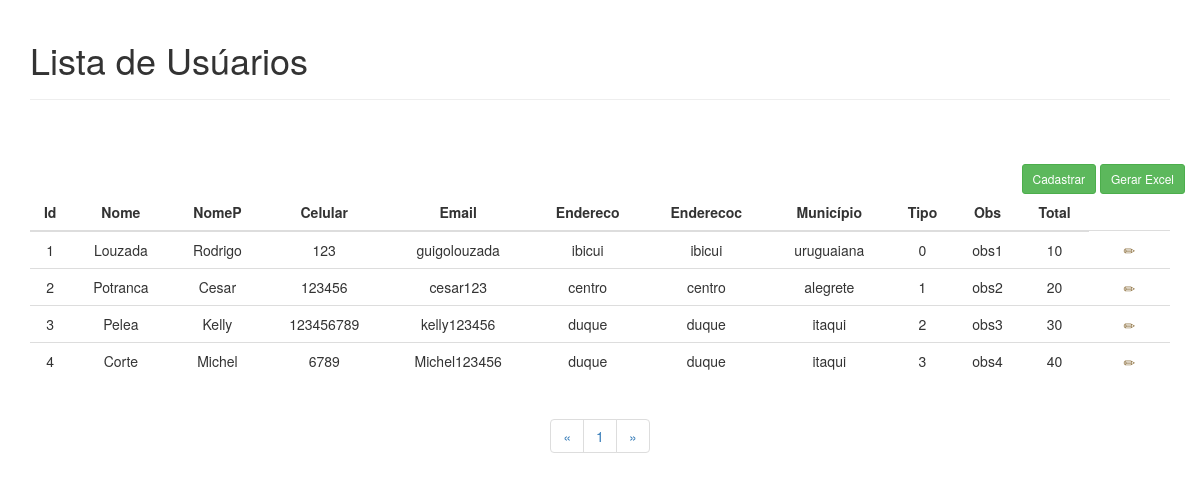
The app's page /listar_usuario.php with its own data.
### tables this page shows
CREATE TABLE IF NOT EXISTS `usuarios` (
  `id` int(11) NOT NULL,
  `nome` varchar(220) NOT NULL,
  `nomep` varchar(220) NOT NULL,
  `celular` int(11) NOT NULL,
  `email` varchar(220) NOT NULL,
  `endereco` varchar(220) NOT NULL,
  `enderecoc` varchar(220) NOT NULL,
  `municipio` varchar(220) NOT NULL,
  `tipo` int(5) NOT NULL,
  `obs` varchar(220) NOT NULL,
  `total` varchar(220) NOT NULL
);

### listar_usuario.php (the view, shortened to what this page needs)
 <?php
	include_once('conexao.php');
 ?>
<!DOCTYPE html>
<html lang="pt-br">
	<head>
		<link href="css/bootstrap.min.css" rel="stylesheet">
	<head>
	<body>
		<?php
			$pagina=(isset($_GET['pagina'])) ? $_GET['pagina'] : 1;
			$result_dados_pessoais = "SELECT * FROM usuarios";
			$resultado_dados_pessoais = mysqli_query($conn, $result_dados_pessoais);
			$total_dados_pessoais = mysqli_num_rows($resultado_dados_pessoais);
			$quantidade_pg = 20;
			$num_pagina = ceil($total_dados_pessoais/$quantidade_pg);
			$inicio = ($quantidade_pg*$pagina)-$quantidade_pg;
			$result_dados_pessoais = "SELECT * FROM usuarios limit $inicio, $quantidade_pg";
			$resultado_dados_pessoais = mysqli_query($conn , $result_dados_pessoais);
		?>
		<div class="container theme-showcase" role="main">
			<div class="page-header">
				<h1>Lista de Usúarios</h1>
			</div>
			<div class="dropdown">
				<span class="glyphicon glyphicon-cog btn-lg text-success" id="dropdownMenu1" data-toggle="dropdown" aria-haspopup="true" aria-expanded="true"></span>
			</div>
			<div class="row espaco">
				<div class="pull-right">
					<a href="index.php"><button type='button' class='btn btn-sm btn-success'>Cadastrar</button></a>
					<a href="gerarPlanilhaExecel.php"><button type='button' class='btn btn-sm btn-success'>Gerar Excel</button></a>
				</div>
			</div>
			<div class="row">
				<div class="col-md-12">
					<table class="table">
						<thead>
							<tr>
								<th class="text-center">Id</th>
								<th class="text-center">Nome</th>
								<th class="text-center">NomeP</th>
								<th class="text-center">Celular</th>
								<th class="text-center">Email</th>
								<th class="text-center">Endereco</th>
								<th class="text-center">Enderecoc</th>
								<th class="text-center">Município</th>
								<th class="text-center">Tipo</th>
								<th class="text-center">Obs</th>
								<th class="text-center">Total</th>
							</tr>
						</thead>
						<tbody>
							<?php while($row_dados_pessoais = mysqli_fetch_assoc($resultado_dados_pessoais)){?>
								<tr>
									<td class="text-center"><?php echo $row_dados_pessoais["id"]; ?></td>
									<td class="text-center"><?php echo $row_dados_pessoais["nome"]; ?></td>
									<td class="text-center"><?php echo $row_dados_pessoais["nomep"]; ?></td>
									<td class="text-center"><?php echo $row_dados_pessoais["celular"]; ?></td>
									<td class="text-center"><?php echo $row_dados_pessoais["email"]; ?></td>
									<td class="text-center"><?php echo $row_dados_pessoais["endereco"]; ?></td>
									<td class="text-center"><?php echo $row_dados_pessoais["enderecoc"]; ?></td>
									<td class="text-center"><?php echo $row_dados_pessoais["municipio"]; ?></td>
									<td class="text-center"><?php echo $row_dados_pessoais["tipo"]; ?></td>
									<td class="text-center"><?php echo $row_dados_pessoais["obs"]; ?></td>
									<td class="text-center"><?php echo $row_dados_pessoais["total"]; ?></td>
									<td class="text-center">
										<a href="#">
											<span class="glyphicon glyphicon-eye-open text-primary" aria-hidden="true"></span>
										</a>
										<a href="#">
											<span class="glyphicon glyphicon-pencil text-warning" aria-hidden="true"></span>
										</a>
										<a href="#">
											<span class="glyphicon glyphicon-remove text-danger" aria-hidden="true"></span>
										</a>
									</td>
								</tr>
							<?php } ?>
						</tbody>
					</table>
				</div>
			</div>
			<?php
				$pagina_anterior = $pagina - 1;
				$pagina_posterior = $pagina + 1;
			?>
			<nav class="text-center">
				<ul class="pagination">
					<li>
						<?php
							if($pagina_anterior != 0){
								?><a href="administrativo.php?link=50&pagina=<?php echo $pagina_anterior; ?>" aria-label="Previous">
									<span aria-hidden="true">&laquo;</span>
								</a><?php
							}else{
								?><span aria-hidden="true">&laquo;</span><?php
							}
						?>
					</li>
					<?php
						for($i = 1; $i < $num_pagina + 1; $i++){
							?>
								<li><a href="administrativo.php?link=50&pagina=<?php echo $i; ?>">
									<?php echo $i; ?>
								</a></li>
							<?php
						}
					?>
					<li>
						<?php
							if($pagina_posterior <= $num_pagina){
								?><a href="administrativo.php?link=50&pagina=<?php echo $pagina_posterior; ?>" aria-label="Next">
									<span aria-hidden="true">&raquo;</span>
								</a><?php
							}else{
								?><span aria-hidden="true">&raquo;</span><?php
							}
						?>
					</li>
				</ul>
			</nav>
		</div>
	</body>
</html>

### records on screen
usuarios: id "1", nome "Louzada", nomep "Rodrigo", celular "123", email "guigolouzada", endereco "ibicui", enderecoc "ibicui", municipio "uruguaiana", tipo "0", obs "obs1", total "10"
usuarios: id "2", nome "Potranca", nomep "Cesar", celular "123456", email "cesar123", endereco "centro", enderecoc "centro", municipio "alegrete", tipo "1", obs "obs2", total "20"
usuarios: id "3", nome "Pelea", nomep "Kelly", celular "123456789", email "kelly123456", endereco "duque", enderecoc "duque", municipio "itaqui", tipo "2", obs "obs3", total "30"
usuarios: id "4", nome "Corte", nomep "Michel", celular "6789", email "Michel123456", endereco "duque", enderecoc "duque", municipio "itaqui", tipo "3", obs "obs4", total "40"
